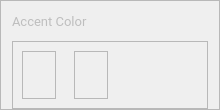
                                     <widget class="QFrame" name="frame_69">
                                      <property name="minimumSize">
                                       <size>
                                        <width>0</width>
                                        <height>110</height>
                                       </size>
                                      </property>
                                      <property name="frameShape">
                                       <enum>QFrame::StyledPanel</enum>
                                      </property>
                                      <property name="frameShadow">
                                       <enum>QFrame::Raised</enum>
                                      </property>
                                      <layout class="QVBoxLayout" name="verticalLayout_26">
                                       <property name="spacing">
                                        <number>0</number>
                                       </property>
                                       <property name="topMargin">
                                        <number>0</number>
                                       </property>
                                       <property name="bottomMargin">
                                        <number>0</number>
                                       </property>
                                       <item>
                                        <widget class="QLabel" name="label_13">
                                         <property name="maximumSize">
                                          <size>
                                           <width>16777215</width>
                                           <height>40</height>
                                          </size>
                                         </property>
                                         <property name="font">
                                          <font>
                                           <family>Roboto</family>
                                           <pointsize>10</pointsize>
                                          </font>
                                         </property>
                                         <property name="styleSheet">
                                          <string notr="true">color: rgb(190, 190, 190);</string>
                                         </property>
                                         <property name="text">
                                          <string>Accent Color</string>
                                         </property>
                                        </widget>
                                       </item>
                                       <item>
                                        <widget class="QFrame" name="frame_80">
                                         <property name="frameShape">
                                          <enum>QFrame::StyledPanel</enum>
                                         </property>
                                         <property name="frameShadow">
                                          <enum>QFrame::Raised</enum>
                                         </property>
                                         <layout class="QHBoxLayout" name="horizontalLayout_38">
                                          <property name="spacing">
                                           <number>18</number>
                                          </property>
                                          <item>
                                           <widget class="QFrame" name="frame_82">
                                            <property name="maximumSize">
                                             <size>
                                              <width>60</width>
                                              <height>60</height>
                                             </size>
                                            </property>
                                            <property name="frameShape">
                                             <enum>QFrame::StyledPanel</enum>
                                            </property>
                                            <property name="frameShadow">
                                             <enum>QFrame::Raised</enum>
                                            </property>
                                            <layout class="QHBoxLayout" name="horizontalLayout_43">
                                             <property name="spacing">
                                              <number>0</number>
                                             </property>
                                             <property name="leftMargin">
                                              <number>0</number>
                                             </property>
                                             <property name="topMargin">
                                              <number>0</number>
                                             </property>
                                             <property name="rightMargin">
                                              <number>0</number>
                                             </property>
                                             <property name="bottomMargin">
                                              <number>0</number>
                                             </property>
                                             <item>
                                              <widget class="QPushButton" name="accent_color_1">
                                               <property name="sizePolicy">
                                                <sizepolicy hsizetype="Preferred" vsizetype="Preferred">
                                                 <horstretch>0</horstretch>
                                                 <verstretch>0</verstretch>
                                                </sizepolicy>
                                               </property>
                                               <property name="styleSheet">
                                                <string notr="true">QPushButton{
	border:none;
	color: rgb(190, 190, 190);
	border-radius:30px;
	background:none;
}
QPushButton:hover{
	border: 2px solid rgb(0, 157, 235);
}</string>
                                               </property>
                                               <property name="text">
                                                <string/>
                                               </property>
                                               <property name="icon">
                                                <iconset>
                                                 <normaloff>../Reqs/solid-blue.png</normaloff>../Reqs/solid-blue.png</iconset>
                                               </property>
                                               <property name="iconSize">
                                                <size>
                                                 <width>60</width>
                                                 <height>60</height>
                                                </size>
                                               </property>
                                              </widget>
                                             </item>
                                            </layout>
                                           </widget>
                                          </item>
                                          <item>
                                           <widget class="QFrame" name="frame_88">
                                            <property name="maximumSize">
                                             <size>
                                              <width>60</width>
                                              <height>60</height>
                                             </size>
                                            </property>
                                            <property name="frameShape">
                                             <enum>QFrame::StyledPanel</enum>
                                            </property>
                                            <property name="frameShadow">
                                             <enum>QFrame::Raised</enum>
                                            </property>
                                            <layout class="QHBoxLayout" name="horizontalLayout_44">
                                             <property name="spacing">
                                              <number>0</number>
                                             </property>
                                             <property name="leftMargin">
                                              <number>0</number>
                                             </property>
                                             <property name="topMargin">
                                              <number>0</number>
                                             </property>
                                             <property name="rightMargin">
                                              <number>0</number>
                                             </property>
                                             <property name="bottomMargin">
                                              <number>0</number>
                                             </property>
                                             <item>
                                              <widget class="QPushButton" name="accent_color_2">
                                               <property name="sizePolicy">
                                                <sizepolicy hsizetype="Preferred" vsizetype="Preferred">
                                                 <horstretch>0</horstretch>
                                                 <verstretch>0</verstretch>
                                                </sizepolicy>
                                               </property>
                                               <property name="styleSheet">
                                                <string notr="true">QPushButton{
	border:none;
	color: rgb(190, 190, 190);
	border-radius:30px;
	background:none;
}
QPushButton:hover{
	border: 2px solid rgb(0, 157, 235);
}</string>
                                               </property>
                                               <property name="text">
                                                <string/>
                                               </property>
                                               <property name="icon">
                                                <iconset>
                                                 <normaloff>../Reqs/solid-green.png</normaloff>../Reqs/solid-green.png</iconset>
                                               </property>
                                               <property name="iconSize">
                                                <size>
                                                 <width>60</width>
                                                 <height>60</height>
                                                </size>
                                               </property>
                                              </widget>
                                             </item>
                                            </layout>
                                           </widget>
                                          </item>
                                          <item>
                                           <widget class="QFrame" name="frame_89">
                                            <property name="maximumSize">
                                             <size>
                                              <width>60</width>
                                              <height>60</height>
                                             </size>
                                            </property>
                                            <property name="frameShape">
                                             <enum>QFrame::StyledPanel</enum>
                                            </property>
                                            <property name="frameShadow">
                                             <enum>QFrame::Raised</enum>
                                            </property>
                                            <widget class="QPushButton" name="accent_color_3">
                                             <property name="geometry">
                                              <rect>
                                               <x>0</x>
                                               <y>0</y>
                                               <width>60</width>
                                               <height>60</height>
                                              </rect>
                                             </property>
                                             <property name="sizePolicy">
                                              <sizepolicy hsizetype="Preferred" vsizetype="Preferred">
                                               <horstretch>0</horstretch>
                                               <verstretch>0</verstretch>
                                              </sizepolicy>
                                             </property>
                                             <property name="styleSheet">
                                              <string notr="true">QPushButton{
	border:none;
	color: rgb(190, 190, 190);
	border-radius:30px;
	background:none;
}
QPushButton:hover{
	border: 2px solid rgb(0, 157, 235);
}</string>
                                             </property>
                                             <property name="text">
                                              <string/>
                                             </property>
                                             <property name="icon">
                                              <iconset>
                                               <normaloff>../Reqs/solid-purple.png</normaloff>../Reqs/solid-purple.png</iconset>
                                             </property>
                                             <property name="iconSize">
                                              <size>
                                               <width>60</width>
                                               <height>60</height>
                                              </size>
                                             </property>
                                            </widget>
                                           </widget>
                                          </item>
                                          <item>
                                           <widget class="QFrame" name="frame_83">
                                            <property name="maximumSize">
                                             <size>
                                              <width>60</width>
                                              <height>60</height>
                                             </size>
                                            </property>
                                            <property name="frameShape">
                                             <enum>QFrame::StyledPanel</enum>
                                            </property>
                                            <property name="frameShadow">
                                             <enum>QFrame::Raised</enum>
                                            </property>
                                            <widget class="QPushButton" name="accent_color_4">
                                             <property name="geometry">
                                              <rect>
                                               <x>0</x>
                                               <y>0</y>
                                               <width>60</width>
                                               <height>60</height>
                                              </rect>
                                             </property>
                                             <property name="sizePolicy">
                                              <sizepolicy hsizetype="Preferred" vsizetype="Preferred">
                                               <horstretch>0</horstretch>
                                               <verstretch>0</verstretch>
                                              </sizepolicy>
                                             </property>
                                             <property name="styleSheet">
                                              <string notr="true">QPushButton{
	border:none;
	color: rgb(190, 190, 190);
	border-radius:30px;
	background:none;
}
QPushButton:hover{
	border: 2px solid rgb(0, 157, 235);
}</string>
                                             </property>
                                             <property name="text">
                                              <string/>
                                             </property>
                                             <property name="icon">
                                              <iconset>
                                               <normaloff>../Reqs/solid-orange.png</normaloff>../Reqs/solid-orange.png</iconset>
                                             </property>
                                             <property name="iconSize">
                                              <size>
                                               <width>60</width>
                                               <height>60</height>
                                              </size>
                                             </property>
                                            </widget>
                                           </widget>
                                          </item>
                                          <item>
                                           <widget class="QFrame" name="frame_84">
                                            <property name="maximumSize">
                                             <size>
                                              <width>60</width>
                                              <height>60</height>
                                             </size>
                                            </property>
                                            <property name="frameShape">
                                             <enum>QFrame::StyledPanel</enum>
                                            </property>
                                            <property name="frameShadow">
                                             <enum>QFrame::Raised</enum>
                                            </property>
                                            <widget class="QPushButton" name="accent_color_5">
                                             <property name="geometry">
                                              <rect>
                                               <x>0</x>
                                               <y>0</y>
                                               <width>60</width>
                                               <height>60</height>
                                              </rect>
                                             </property>
                                             <property name="sizePolicy">
                                              <sizepolicy hsizetype="Preferred" vsizetype="Preferred">
                                               <horstretch>0</horstretch>
                                               <verstretch>0</verstretch>
                                              </sizepolicy>
                                             </property>
                                             <property name="styleSheet">
                                              <string notr="true">QPushButton{
	border:none;
	color: rgb(190, 190, 190);
	border-radius:30px;
	background:none;
}
QPushButton:hover{
	border: 2px solid rgb(0, 157, 235);
}</string>
                                             </property>
                                             <property name="text">
                                              <string/>
                                             </property>
                                             <property name="icon">
                                              <iconset>
                                               <normaloff>../Reqs/solid-magenta.png</normaloff>../Reqs/solid-magenta.png</iconset>
                                             </property>
                                             <property name="iconSize">
                                              <size>
                                               <width>60</width>
                                               <height>60</height>
                                              </size>
                                             </property>
                                            </widget>
                                           </widget>
                                          </item>
                                          <item>
                                           <widget class="QFrame" name="frame_85">
                                            <property name="maximumSize">
                                             <size>
                                              <width>60</width>
                                              <height>60</height>
                                             </size>
                                            </property>
                                            <property name="frameShape">
                                             <enum>QFrame::StyledPanel</enum>
                                            </property>
                                            <property name="frameShadow">
                                             <enum>QFrame::Raised</enum>
                                            </property>
                                            <widget class="QPushButton" name="accent_color_6">
                                             <property name="geometry">
                                              <rect>
                                               <x>0</x>
                                               <y>0</y>
                                               <width>60</width>
                                               <height>60</height>
                                              </rect>
                                             </property>
                                             <property name="sizePolicy">
                                              <sizepolicy hsizetype="Preferred" vsizetype="Preferred">
                                               <horstretch>0</horstretch>
                                               <verstretch>0</verstretch>
                                              </sizepolicy>
                                             </property>
                                             <property name="styleSheet">
                                              <string notr="true">QPushButton{
	border:none;
	color: rgb(190, 190, 190);
	border-radius:30px;
	background:none;
}
QPushButton:hover{
	border: 2px solid rgb(0, 157, 235);
}</string>
                                             </property>
                                             <property name="text">
                                              <string/>
                                             </property>
                                             <property name="icon">
                                              <iconset>
                                               <normaloff>../Reqs/solid-dark-blue.png</normaloff>../Reqs/solid-dark-blue.png</iconset>
                                             </property>
                                             <property name="iconSize">
                                              <size>
                                               <width>60</width>
                                               <height>60</height>
                                              </size>
                                             </property>
                                            </widget>
                                           </widget>
                                          </item>
                                          <item>
                                           <widget class="QFrame" name="frame_87">
                                            <property name="frameShape">
                                             <enum>QFrame::StyledPanel</enum>
                                            </property>
                                            <property name="frameShadow">
                                             <enum>QFrame::Raised</enum>
                                            </property>
                                           </widget>
                                          </item>
                                         </layout>
                                        </widget>
                                       </item>
                                      </layout>
                                     </widget>
